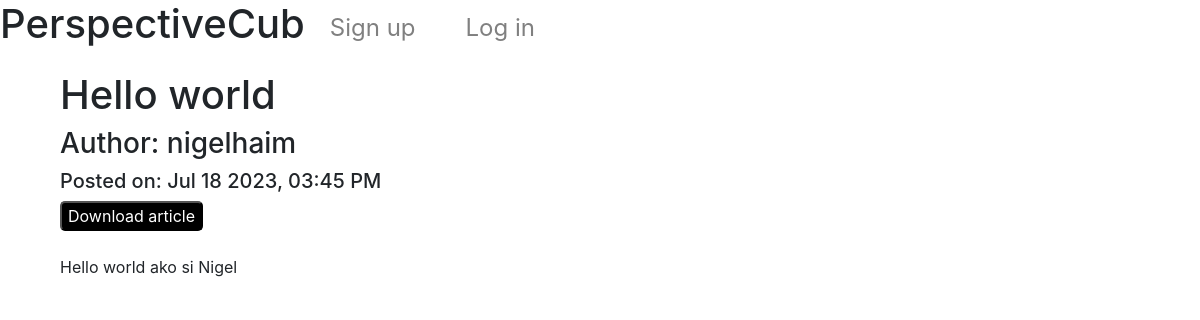
The page /1 on the database its author committed.
### PerspectiveCub/models.py (models this page shows, shortened)
class posts(models.Model):
    profile = models.ForeignKey(Profile, on_delete=models.CASCADE, related_name="Profile", default="")
    title = models.CharField(max_length=30)
    content = models.TextField()
    timestamp = models.DateTimeField()

class User(AbstractUser):
    pass

### PerspectiveCub/views.py (the view)
# urls.py: path("<int:post_id>", views.view_post, name="view_post"),
def view_post(request, post_id):
    v_post = posts.objects.get(pk=post_id)
    author = v_post.profile.user
    return render(request, "PerspectiveCub/view_post.html",{
        "post" : v_post,
        "title" : v_post.title,
        "content" : v_post.content,
        "timestamp" : v_post.timestamp.strftime("%b %d %Y, %I:%M %p"),
        "author" : author.username
        })

### PerspectiveCub/templates/PerspectiveCub/view_post.html (shortened to what this page needs)
{% extends 'PerspectiveCub/layout.html' %}
{% load static %}
{% block head %}
<link rel='stylesheet' href="{% static 'PerspectiveCub/viewPost_styles.css' %}">
{% endblock %}
{% block body %}
<div class="full_post" id="full_post">
  <form action="edit_post/{{ post.id }}" method="POST" id="edit_post">
  <h1 class="title" id="title">{{ title }}</h1>
  <h3 class="author">Author: {{ author }} </h3>
  <h5 class="timestamp">Posted on: {{ timestamp }}</h5>
<button class="black_button" id="dl_button">Download article</button>
  <br>
  <br>
  <div class="content" id="content">{{ content|linebreaks }}</div>
  <br>
  <br>
  </form>
</div>
{% endblock %}

### PerspectiveCub/static/PerspectiveCub/layout_styles.css (style rules this page uses)
html { font-family: consolas; }

### PerspectiveCub/static/PerspectiveCub/viewPost_styles.css (style rules this page uses)
.full_post { width:80%; position:relative; left:5%; }
.black_button { background-color:black; color:white; border-radius:5px; position:relative; }

### rows shown on the page
posts: title "Hello world", content "Hello world ako si Nigel"
User: username "nigelhaim"

### other values the page prints
{{ timestamp }} "Jul 18 2023, 03:45 PM"
